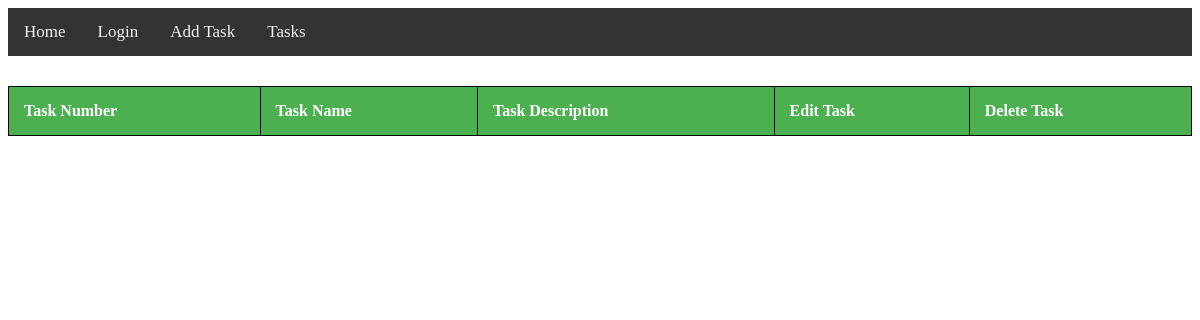
/tasks, run on an earlier commit of the app's database.
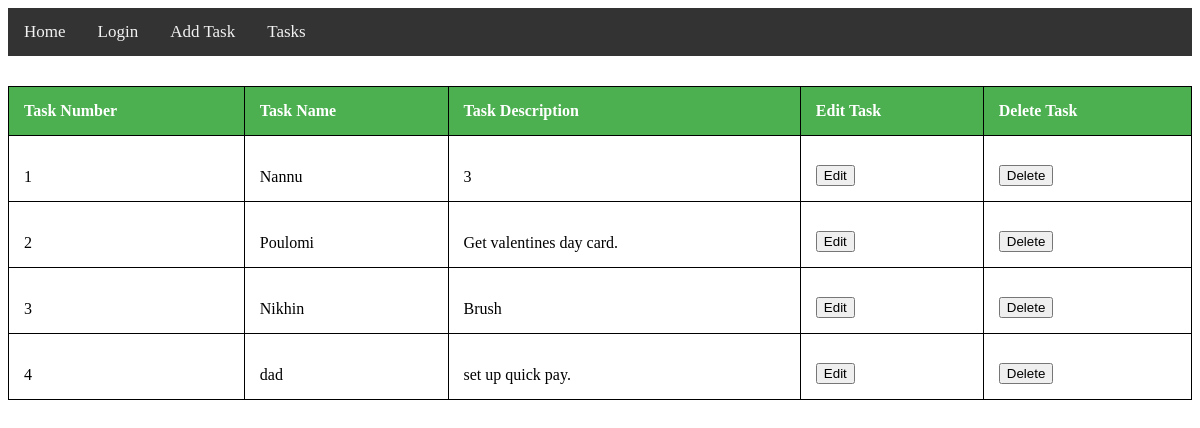
And on a later commit of the database.
### tables this page shows
CREATE TABLE tasks (id integer primary key autoincrement, name varchar(255), description varchar(1024));

### app.py (the view)
@app.route('/tasks')
def tasks():
    tasks = get_tasks()
    return render_template('tasks.html', tasks=tasks)

### app.py (called while the page is built)
def get_tasks():
    db = get_db()
    sql = 'SELECT * FROM tasks'
    with db:
        rows = db.cursor().execute(sql)
        return rows.fetchall()

def get_db():
    db = sqlite3.connect('tasks.db')
    return db

### templates/tasks.html (shortened to what this page needs)
{% extends "layout.html" %}
{% block body %}
<table>
  <tr>
    <th>Task Number</th>
    <th>Task Name</th>
    <th>Task Description</th>
    <th>Edit Task</th>
    <th>Delete Task</th>
  </tr>
  {% for task in tasks %}
    <tr>
      <td name="task_number">{{ task[0] }}</td>
      <td name="task_name">{{ task[1] }}</td>
      <td name="task_description">{{ task[2] }}</td>
      <td><button onclick="edit(this)">Edit</button></td>
      <td><button>Delete</button></td>
    </tr>
  {% endfor %}
</table>
{% endblock %}

### templates/layout.html (shortened to what this page needs)
<!DOCTYPE html>
<html lang="en" dir="ltr">
  <head>
    <link rel="stylesheet" href="../static/css/style.css">
  </head>
  <body>
    <div class="topnav">
      <a href="/">Home</a>
      <a href="/login">Login</a>
      <a href="/user_home">Add Task</a>
      <a href="/tasks">Tasks</a>
    </div>
    {% block body %} {% endblock %}
  </body>
</html>

### static/css/style.css (style rules this page uses)
.topnav { background-color: #333; overflow: hidden; }
.topnav a { float: left; color: #f2f2f2; text-align: center; padding: 14px 16px; text-decoration: none; font-size: 17px; }

### templates/tasks.html (style rules this page uses)
table, th, td { border : 1px solid black; margin-top: 30px; }
table { border-collapse: collapse; width: 100%; }
th { background-color: #4CAF50; color: white; text-align: left-align; height: 15px; }
td { height: 35px; vertical-align: bottom; background_color: #ccffcc; color: black; }
th, td { padding: 15px; text-align: left; }

What changed in the data, as far as the page shows it:
added tasks: id "1", name "Nannu", description "3"
added tasks: id "2", name "Poulomi", description "Get valentines day card."
added tasks: id "3", name "Nikhin", description "Brush"
added tasks: id "4", name "dad", description "set up quick pay."
